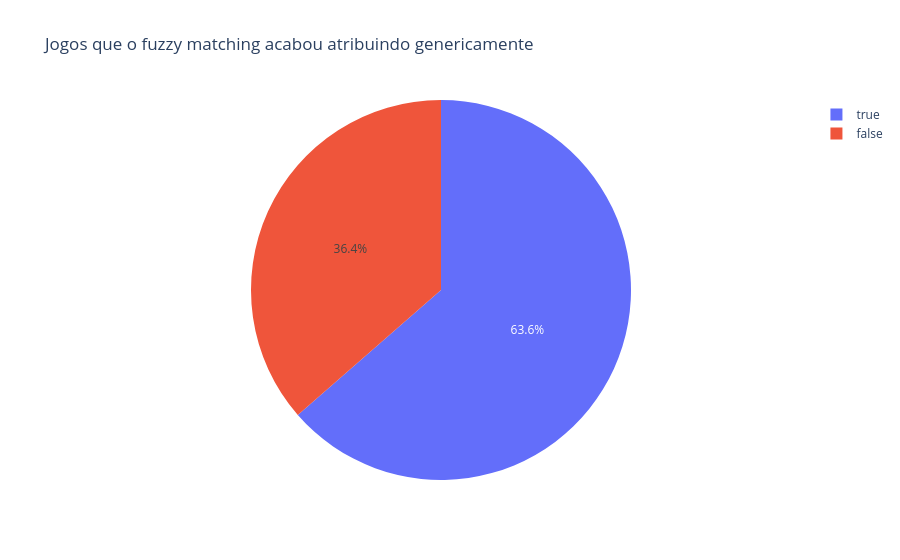

Notebook cell for this chart:
### Code cell
px.pie(games, names='isMatchGeneric', title='Jogos que o fuzzy matching acabou atribuindo genericamente')

### Figure 1 — Plotly figure (JSON) as saved in the notebook; plotly's stock layout.template omitted (floating-point values rounded to 4 significant figures; data arrays with more than 128 entries replaced by an {"elided": "..."} marker saying what was removed)
{"data": [{"domain": {"x": [0, 1], "y": [0, 1]}, "hovertemplate": "isMatchGeneric=%{label}<extra></extra>", "labels": {"elided": "19506 bool values"}, "legendgroup": "", "name": "", "showlegend": true, "type": "pie"}], "layout": {"legend": {"tracegroupgap": 0}, "title": {"text": "Jogos que o fuzzy matching acabou atribuindo genericamente"}}}
